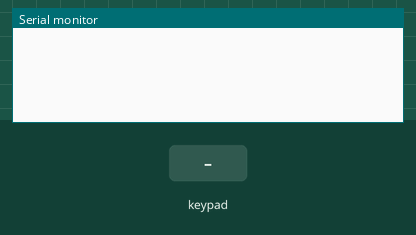
This sketch was run on a simulated Arduino Uno, built with avr-gcc and run on an emulated ATmega328P. Parts: the last lines printed to the serial monitor. The test bench sets the inputs (shaded band).

Above: at 1.2 s.
1.3 s: key '1' pressed
At 1.9 s:
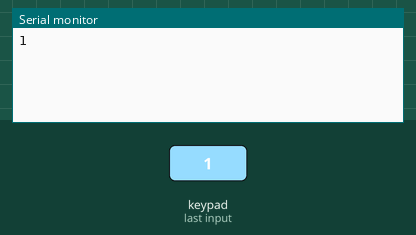
2.8 s: keypad keys 9 8 7 6 pressed 0.4 s apart
At 5.3 s:
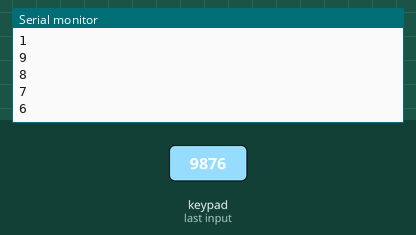
5.9 s: key '2' pressed
At 6.6 s:
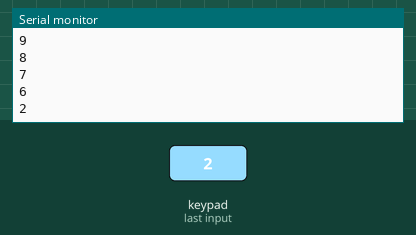
7.4 s: keypad keys 1 2 1 1 1 0 pressed 0.4 s apart
At 10.5 s:
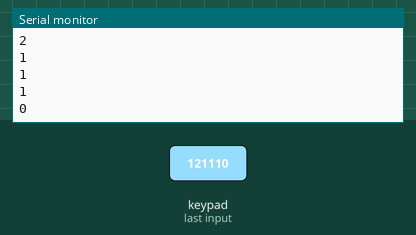
Timing chart, 0 to 12.0 s (numbered marks = the images above; inputs shaded):
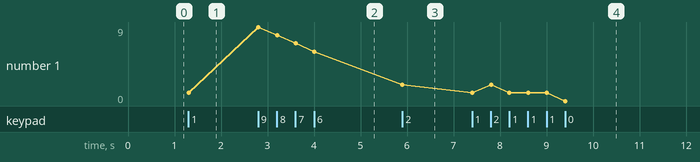

Measured:
- after the input at 1.3 s, the serial monitor: prints a new line at once (image 1)
- after the input at 2.8 s, the serial monitor: prints a new line at once (image 2)
- after the input at 5.9 s, the serial monitor: prints a new line at once (image 3)
- after the input at 7.4 s, the serial monitor: prints a new line at once (image 4)
- plotted number 1: 1 → 6 after the input at 2.8 s, 6 → 2 after the input at 5.9 s, 2 → 0 after the input at 7.4 s

The sketch:

Keypad_ex.pde
```cpp
/*  Keypadtest.pde
 *
 *  Demonstrate the simplest use of the  keypad library.
 *
 *  The first step is to connect your keypad to the
 *  Arduino  using the pin numbers listed below in
 *  rowPins[] and colPins[]. If you want to use different
 *  pins then  you  can  change  the  numbers below to
 *  match your setup.
 *
 */
#include <Keypad.h>

const byte ROWS = 4; // Four rows
const byte COLS = 3; // Three columns
// Define the Keymap
char keys[ROWS][COLS] = {
  {'1','2','3'},
  {'4','5','6'},
  {'7','8','9'},
  {'#','0','*'}
};
// Connect keypad ROW0, ROW1, ROW2 and ROW3 to these Arduino pins.
byte rowPins[ROWS] = { 9, 8, 7, 6 };
// Connect keypad COL0, COL1 and COL2 to these Arduino pins.
byte colPins[COLS] = { 12, 11, 10 };

// Create the Keypad
Keypad kpd = Keypad( makeKeymap(keys), rowPins, colPins, ROWS, COLS );

#define ledpin 13

void setup()
{
  digitalWrite(ledpin, HIGH);
  Serial.begin(9600);
}

void loop()
{
  char key = kpd.getKey();
  if(key)  // Check for a valid key.
  {
    switch (key)
    {
      case '*':
        digitalWrite(ledpin, LOW);
        break;
      case '#':
        digitalWrite(ledpin, HIGH);
        break;
      default:
        Serial.println(key);
    }
  }
}
```
